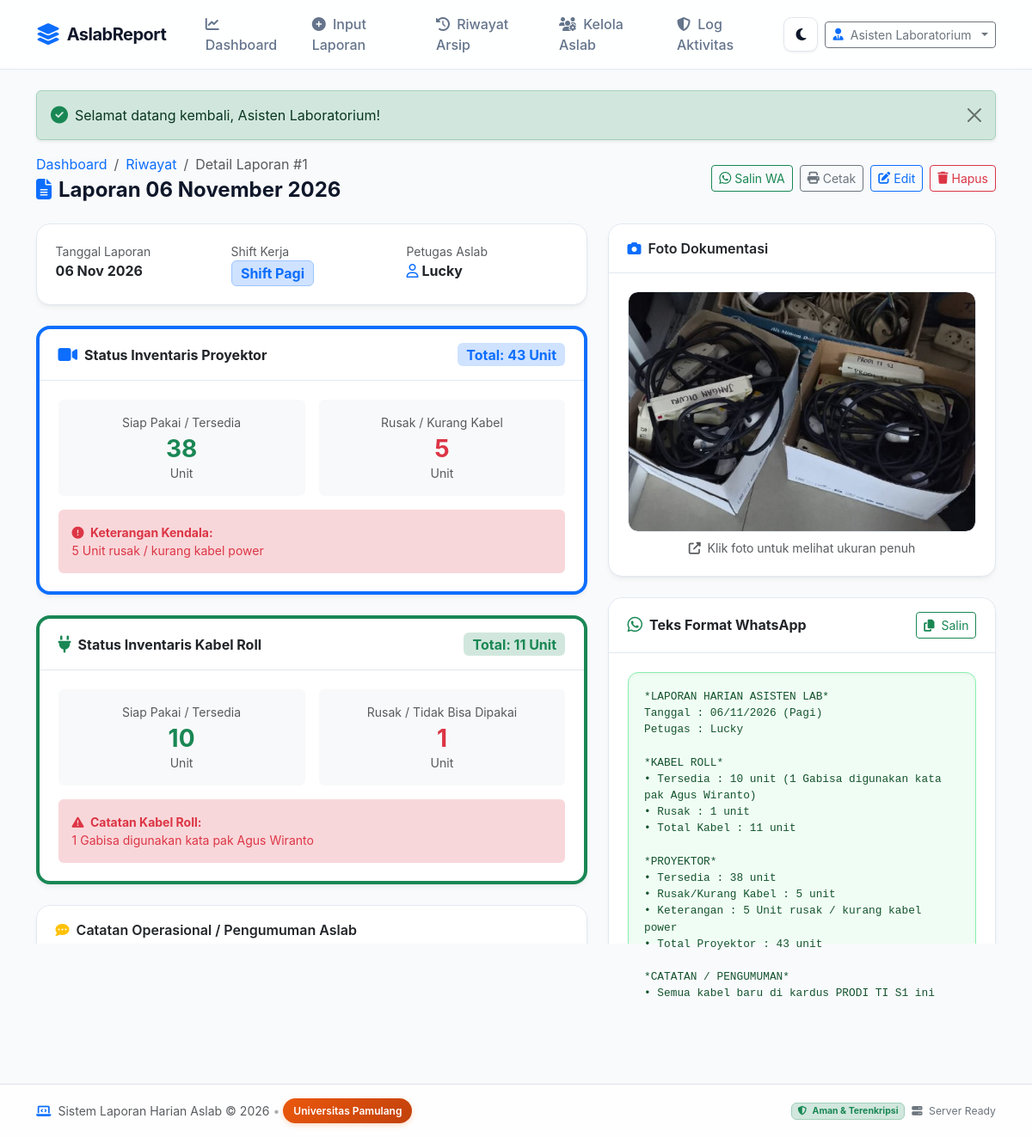
The app's page /detail.php?id=1 (signed in) with its own data.
### tables this page shows
CREATE TABLE IF NOT EXISTS `laporan` (
  `id` INT AUTO_INCREMENT PRIMARY KEY,
  `user_id` INT NULL,
  `tanggal` DATE NOT NULL,
  `shift` VARCHAR(50) NOT NULL DEFAULT 'Pagi',
  `petugas_nama` VARCHAR(100) NOT NULL,
  
   
  `kabel_roll_tersedia` INT NOT NULL DEFAULT 0,
  `kabel_roll_rusak` INT NOT NULL DEFAULT 0,
  `kabel_roll_catatan` VARCHAR(255) NULL,
  
   
  `proyektor_tersedia` INT NOT NULL DEFAULT 0,
  `proyektor_rusak` INT NOT NULL DEFAULT 0,
  `proyektor_catatan` VARCHAR(255) NULL,
  
   
  `catatan_umum` TEXT NULL,
  `foto_dokumentasi` VARCHAR(255) NULL,
  
  `created_at` DATETIME NOT NULL DEFAULT CURRENT_TIMESTAMP,
  `updated_at` DATETIME NOT NULL DEFAULT CURRENT_TIMESTAMP ON UPDATE CURRENT_TIMESTAMP,
  
  INDEX `idx_tanggal` (`tanggal`),
  INDEX `idx_shift` (`shift`),
  CONSTRAINT `fk_laporan_user` FOREIGN KEY (`user_id`) REFERENCES `users` (`id`) ON DELETE SET NULL ON UPDATE CASCADE
);

### config/auth.php (called while the page is built, shortened)
<?php
require_once __DIR__ . '/security.php';
function is_logged_in() {
    return isset($_SESSION['user_id']) && !empty($_SESSION['user_id']);
}
function current_user() {
    return [
        'id'           => $_SESSION['user_id'],
        'username'     => $_SESSION['username'] ?? '',
        'nama_lengkap' => $_SESSION['nama_lengkap'] ?? '',
        'role'         => $_SESSION['role'] ?? 'aslab'
    ];
}

### config/logger.php (called while the page is built, shortened)
<?php
require_once __DIR__ . '/auth.php';
function record_log($action, $description, $status = 'INFO', $override_user = null) {
    try {
        $user = current_user();
        return true;
    } catch (Exception $e) {
        error_log("Logging Error: " . $e->getMessage());
        return false;
    }
}

### config/security.php (called while the page is built, shortened)
<?php
function e($string) {
    return htmlspecialchars((string)$string, ENT_QUOTES | ENT_SUBSTITUTE, 'UTF-8');
}

### detail.php (the view, shortened to what this page needs)
<?php
require_once __DIR__ . '/config/database.php';
require_once __DIR__ . '/config/security.php';
require_once __DIR__ . '/config/auth.php';
$id = (int)($_GET['id'] ?? 0);
$stmt = $pdo->prepare("SELECT * FROM `laporan` WHERE `id` = :id LIMIT 1");
$stmt->execute([':id' => $id]);
$laporan = $stmt->fetch();
$tot_kabel = (int)$laporan['kabel_roll_tersedia'] + (int)$laporan['kabel_roll_rusak'];
$tot_proyektor = (int)$laporan['proyektor_tersedia'] + (int)$laporan['proyektor_rusak'];
$tgl_indo = date('d/m/Y', strtotime($laporan['tanggal']));
$wa_text = "*LAPORAN HARIAN ASISTEN LAB*\n";
$wa_text .= "Tanggal : " . $tgl_indo . " (" . $laporan['shift'] . ")\n";
$wa_text .= "Petugas : " . $laporan['petugas_nama'] . "\n\n";
$wa_text .= "*KABEL ROLL*\n";
$catatan_kabel = !empty($laporan['kabel_roll_catatan']) ? " (" . $laporan['kabel_roll_catatan'] . ")" : "";
$wa_text .= "• Tersedia : " . (int)$laporan['kabel_roll_tersedia'] . " unit" . $catatan_kabel . "\n";
$wa_text .= "• Rusak : " . (int)$laporan['kabel_roll_rusak'] . " unit\n";
$wa_text .= "• Total Kabel : " . $tot_kabel . " unit\n\n";
$wa_text .= "*PROYEKTOR*\n";
$wa_text .= "• Tersedia : " . (int)$laporan['proyektor_tersedia'] . " unit\n";
$wa_text .= "• Rusak/Kurang Kabel : " . (int)$laporan['proyektor_rusak'] . " unit\n";
if (!empty($laporan['proyektor_catatan'])) {
    $wa_text .= "• Keterangan : " . $laporan['proyektor_catatan'] . "\n";
}
$wa_text .= "• Total Proyektor : " . $tot_proyektor . " unit\n\n";
if (!empty($laporan['catatan_umum'])) {
    $wa_text .= "*CATATAN / PENGUMUMAN*\n";
    $wa_text .= "• " . $laporan['catatan_umum'] . "\n\n";
}
$wa_text .= "_Sistem Informasi Inventaris & Laporan Harian Aslab_";
require_once __DIR__ . '/includes/header.php';
?>
<div class="d-flex flex-column flex-md-row justify-content-between align-items-md-center gap-3 mb-4">
    <div>
        <nav aria-label="breadcrumb">
            <ol class="breadcrumb small mb-1">
                <li class="breadcrumb-item"><a href="index.php" class="text-decoration-none">Dashboard</a></li>
                <li class="breadcrumb-item"><a href="riwayat.php" class="text-decoration-none">Riwayat</a></li>
                <li class="breadcrumb-item active" aria-current="page">Detail Laporan #<?= (int)$laporan['id'] ?></li>
            </ol>
        </nav>
        <h3 class="h4 mb-0 fw-bold">
            <i class="fa-solid fa-file-lines text-primary me-2"></i>Laporan <?= date('d F Y', strtotime($laporan['tanggal'])) ?>
        </h3>
    </div>
    <div class="d-flex flex-wrap gap-2">
        <button type="button" class="btn btn-outline-success btn-sm d-flex align-items-center gap-1" onclick="copyToWhatsApp(<?= htmlspecialchars(json_encode($wa_text), ENT_QUOTES, 'UTF-8') ?>, this)">
            <i class="fa-brands fa-whatsapp fs-6"></i>
            <span>Salin WA</span>
        </button>
        <button type="button" class="btn btn-outline-secondary btn-sm d-flex align-items-center gap-1" onclick="window.print()">
            <i class="fa-solid fa-print"></i>
            <span>Cetak</span>
        </button>
        <?php if ($user): ?>
            <a href="edit-laporan.php?id=<?= (int)$laporan['id'] ?>" class="btn btn-outline-primary btn-sm d-flex align-items-center gap-1">
                <i class="fa-solid fa-pen-to-square"></i>
                <span>Edit</span>
            </a>
            <button type="button" class="btn btn-outline-danger btn-sm d-flex align-items-center gap-1" data-bs-toggle="modal" data-bs-target="#deleteModal">
                <i class="fa-solid fa-trash"></i>
                <span>Hapus</span>
            </button>
        <?php endif; ?>
    </div>
</div>
<div class="row g-4">
    <div class="col-12 col-lg-7">
        <div class="card mb-4">
            <div class="card-body">
                <div class="row g-3 text-center text-sm-start">
                    <div class="col-12 col-sm-4 border-end-sm">
                        <span class="text-muted small d-block">Tanggal Laporan</span>
                        <span class="fw-bold fs-6"><?= date('d M Y', strtotime($laporan['tanggal'])) ?></span>
                    </div>
                    <div class="col-12 col-sm-4 border-end-sm">
                        <span class="text-muted small d-block">Shift Kerja</span>
                        <span class="badge bg-primary-subtle text-primary border border-primary-subtle fs-6">
                            Shift <?= e($laporan['shift']) ?>
                        </span>
                    </div>
                    <div class="col-12 col-sm-4">
                        <span class="text-muted small d-block">Petugas Aslab</span>
                        <span class="fw-bold fs-6 d-flex align-items-center justify-content-center justify-content-sm-start gap-1">
                            <i class="fa-regular fa-user text-primary"></i>
                            <?= e($laporan['petugas_nama']) ?>
                        </span>
                    </div>
                </div>
            </div>
        </div>
        <div class="card mb-4 border-start border-primary border-4">
            <div class="card-header py-3 d-flex justify-content-between align-items-center">
                <div class="d-flex align-items-center gap-2">
                    <i class="fa-solid fa-video text-primary fs-5"></i>
                    <span class="fw-bold">Status Inventaris Proyektor</span>
                </div>
                <span class="badge bg-primary-subtle text-primary fs-6">Total: <?= $tot_proyektor ?> Unit</span>
            </div>
            <div class="card-body">
                <div class="row g-3 mb-3">
                    <div class="col-6">
                        <div class="p-3 bg-body-tertiary rounded text-center">
                            <span class="text-muted small d-block mb-1">Siap Pakai / Tersedia</span>
                            <span class="h3 fw-bold text-success mb-0"><?= (int)$laporan['proyektor_tersedia'] ?></span>
                            <span class="small text-muted d-block">Unit</span>
                        </div>
                    </div>
                    <div class="col-6">
                        <div class="p-3 bg-body-tertiary rounded text-center">
                            <span class="text-muted small d-block mb-1">Rusak / Kurang Kabel</span>
                            <span class="h3 fw-bold text-danger mb-0"><?= (int)$laporan['proyektor_rusak'] ?></span>
                            <span class="small text-muted d-block">Unit</span>
                        </div>
                    </div>
                </div>
                <?php if (!empty($laporan['proyektor_catatan'])): ?>
                    <div class="p-3 bg-danger-subtle text-danger rounded small">
                        <strong><i class="fa-solid fa-circle-exclamation me-1"></i> Keterangan Kendala:</strong>
                        <div><?= e($laporan['proyektor_catatan']) ?></div>
                    </div>
                <?php endif; ?>
            </div>
        </div>
        <div class="card mb-4 border-start border-success border-4">
            <div class="card-header py-3 d-flex justify-content-between align-items-center">
                <div class="d-flex align-items-center gap-2">
                    <i class="fa-solid fa-plug text-success fs-5"></i>
                    <span class="fw-bold">Status Inventaris Kabel Roll</span>
                </div>
                <span class="badge bg-success-subtle text-success fs-6">Total: <?= $tot_kabel ?> Unit</span>
            </div>
            <div class="card-body">
                <div class="row g-3 mb-3">
                    <div class="col-6">
                        <div class="p-3 bg-body-tertiary rounded text-center">
                            <span class="text-muted small d-block mb-1">Siap Pakai / Tersedia</span>
                            <span class="h3 fw-bold text-success mb-0"><?= (int)$laporan['kabel_roll_tersedia'] ?></span>
                            <span class="small text-muted d-block">Unit</span>
                        </div>
                    </div>
                    <div class="col-6">
                        <div class="p-3 bg-body-tertiary rounded text-center">
                            <span class="text-muted small d-block mb-1">Rusak / Tidak Bisa Dipakai</span>
                            <span class="h3 fw-bold text-danger mb-0"><?= (int)$laporan['kabel_roll_rusak'] ?></span>
                            <span class="small text-muted d-block">Unit</span>
                        </div>
                    </div>
                </div>
                <?php if (!empty($laporan['kabel_roll_catatan'])): ?>
                    <div class="p-3 bg-danger-subtle text-danger rounded small">
                        <strong><i class="fa-solid fa-triangle-exclamation me-1"></i> Catatan Kabel Roll:</strong>
                        <div><?= e($laporan['kabel_roll_catatan']) ?></div>
                    </div>
                <?php endif; ?>
            </div>
        </div>
        <?php if (!empty($laporan['catatan_umum'])): ?>
            <div class="card mb-4">
                <div class="card-header py-3">
                    <i class="fa-solid fa-comment-dots text-warning me-2"></i>Catatan Operasional / Pengumuman Aslab
                </div>
                <div class="card-body">
                    <div class="p-3 bg-body-tertiary rounded border">
                        <p class="mb-0" style="color: var(--text-main);"><?= nl2br(e($laporan['catatan_umum'])) ?></p>
                    </div>
                </div>
            </div>
        <?php endif; ?>
    </div>
    <div class="col-12 col-lg-5">
        <div class="card mb-4">
            <div class="card-header py-3">
                <i class="fa-solid fa-camera text-primary me-2"></i>Foto Dokumentasi
            </div>
            <div class="card-body text-center">
                <?php if (!empty($laporan['foto_dokumentasi']) && file_exists(__DIR__ . '/uploads/' . $laporan['foto_dokumentasi'])): ?>
                    <a href="uploads/<?= e($laporan['foto_dokumentasi']) ?>" target="_blank" class="image-preview-wrapper text-decoration-none" title="Klik untuk membuka foto ukuran penuh">
                        <div class="image-preview-container" style="height: 280px; max-height: 280px;">
                            <img src="uploads/<?= e($laporan['foto_dokumentasi']) ?>" alt="Foto Dokumentasi">
                        </div>
                    </a>
                    <span class="text-muted small d-block mt-2">
                        <i class="fa-solid fa-up-right-from-square me-1"></i> Klik foto untuk melihat ukuran penuh
                    </span>
                <?php endif; ?>
            </div>
        </div>
        <div class="card mb-4">
            <div class="card-header py-3 d-flex justify-content-between align-items-center">
                <div class="d-flex align-items-center gap-2">
                    <i class="fa-brands fa-whatsapp text-success fs-5"></i>
                    <span class="fw-bold">Teks Format WhatsApp</span>
                </div>
                <button type="button" class="btn btn-outline-success btn-sm" onclick="copyToWhatsApp(<?= htmlspecialchars(json_encode($wa_text), ENT_QUOTES, 'UTF-8') ?>, this)">
                    <i class="fa-solid fa-copy me-1"></i> Salin
                </button>
            </div>
            <div class="card-body">
                <div class="whatsapp-box" style="font-size: 0.8rem;"><?= e($wa_text) ?></div>
            </div>
        </div>
    </div>
</div>
<?php require_once __DIR__ . '/includes/footer.php'; ?>

### records on screen
laporan: id "1", tanggal "06 November 2026", tanggal "06 Nov 2026", shift "Pagi", petugas_nama "Lucky", tot_proyektor "43", proyektor_tersedia "38", proyektor_rusak "5", proyektor_catatan "5 Unit rusak / kurang kabel power", tot_kabel "11", kabel_roll_tersedia "10", kabel_roll_rusak "1", kabel_roll_catatan "1 Gabisa digunakan kata pak Agus Wiranto", foto_dokumentasi (picture), wa_text "*LAPORAN HARIAN ASISTEN LAB* Tanggal : 06/11/2026 (Pagi) Petugas : Lucky *KABEL ROLL* • Tersedia : 10 unit (1 Gabisa digunakan kata pak Agus Wiranto) • Rusak : 1 unit • Total Kabel : 11 unit *PROYEKTOR* • Tersedia : 38 unit • Rusak/Kurang Kabel : 5 unit • Keterangan : 5 Unit rusak / kurang kabel power • Total Proyektor : 43 unit *CATATAN / PENGUMUMAN* • Semua kabel baru di kardus PRODI TI S1 ini…"

### other values on screen
$user['nama_lengkap'] "Asisten Laboratorium"
$flash['message'] "Selamat datang kembali, Asisten Laboratorium!"
